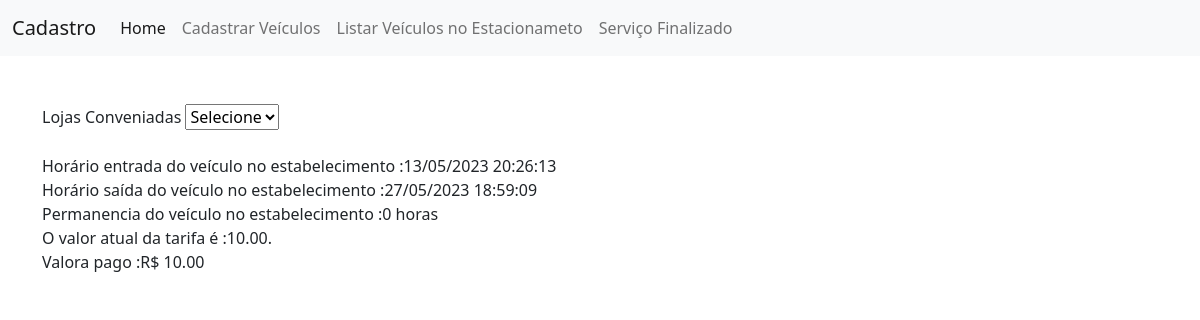
/view/telaUsuario.php?page=salvar&acao=ticketConsulta&id=130, run on the app's committed database.
### tables this page shows
CREATE TABLE `horarios` (
  `id` int(11) NOT NULL,
  `entrada` datetime DEFAULT NULL,
  `placa` varchar(220) NOT NULL,
  `cor` varchar(220) NOT NULL,
  `modelo` varchar(220) NOT NULL,
  `marca` varchar(220) NOT NULL,
  `data_cadastro` timestamp NOT NULL DEFAULT current_timestamp() ON UPDATE current_timestamp(),
  `saida` datetime DEFAULT NULL,
  `lojaConv` varchar(220) NOT NULL
);

CREATE TABLE `tarifas` (
  `id` int(11) NOT NULL,
  `tarifa` decimal(13,2) NOT NULL,
  `datas` datetime NOT NULL DEFAULT current_timestamp() ON UPDATE current_timestamp(),
  `usuario` varchar(220) NOT NULL
);

### model/ticketVeiculoConsulta.php (the view, shortened to what this page needs)
<!DOCTYPE html>
<html>
	<head>
	</head>
	</body>
		<form method="POST" action="salvarVeiculo.php">
			Lojas Conveniadas
            <select name="loja">
					<option>Selecione</option>
				</select><br><br>
<?php
$sql = "SELECT * FROM horarios WHERE id=".$_REQUEST["id"];
$res = $conn->query($sql);
$row = $res->fetch_object();
$entradas = $row->entrada;
$entrada = (new DateTime($entradas))->format('d/m/Y H:i:s');
$saidas = $row->saida;
$saida = (new DateTime($saidas))->format('d/m/Y H:i:s');
$permanencia = ((strtotime($saida) - strtotime($entrada))/3600).'<br>';
echo "Horário entrada do veículo no estabelecimento :$entrada <br>";
echo "Horário saída do veículo no estabelecimento :$saida <br>";
$permanencia = intval($permanencia);
echo "Permanencia do veículo no estabelecimento :$permanencia horas <br>";
$sql = "SELECT tarifa FROM tarifas ORDER BY id DESC";
$res = $conn->query($sql);
$qtd = $res->num_rows;
if($qtd > 0){
$row = $res->fetch_object();
print  "O valor atual da tarifa é :$row->tarifa.<br>";
}
$valorHora = $row->tarifa;
if($permanencia > 0){
$valor = ($valorHora * ($permanencia * 0.5) + $valorHora);
echo "Valor à pagar :R$ $valor";
}else{
$valor = ($valorHora );
echo "Valora pago :R$ $valor";
}

### data on the page
horarios: entrada "13/05/2023 20:26:13", saida "27/05/2023 18:59:09"
tarifas: tarifa "10.00"

### other printed values
$permanencia "0"
